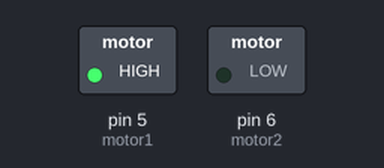
Simulated run of this sketch. Board: Arduino Uno, built with avr-gcc and run on an emulated ATmega328P. On the bench: switched loads named in the sketch (green lamp = pin HIGH). Dashed ring = blinking.

Above: at 0.5 s.
Timing chart, 0 to 4.6 s (numbered marks = the images above):
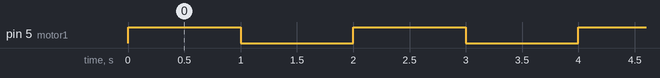

The sketch:

DC_Motor_Arduino.ino
```cpp
int motor1=5; //The motor connection pins is defined.
int motor2=6;


void setup() {
  pinMode(motor1,OUTPUT); //Initalize motor as an output
  pinMode(motor2,OUTPUT);


}

void loop() { //The loop function runs over and over again forever
  digitalWrite(motor1,HIGH); //By setting the motor1 pin high and the motor2 pin low, the motor is enabled to move.
  digitalWrite(motor2,LOW);
  delay(1000);
  digitalWrite(motor1,LOW); //motor1 and motor2 pins are set low and the motor is stopped.
  digitalWrite(motor2,LOW);
  delay(1000);
}
```

Measured:
- by itself, pin 5 (motor1): alternates HIGH for 1.0 s and LOW for 1.0 s
